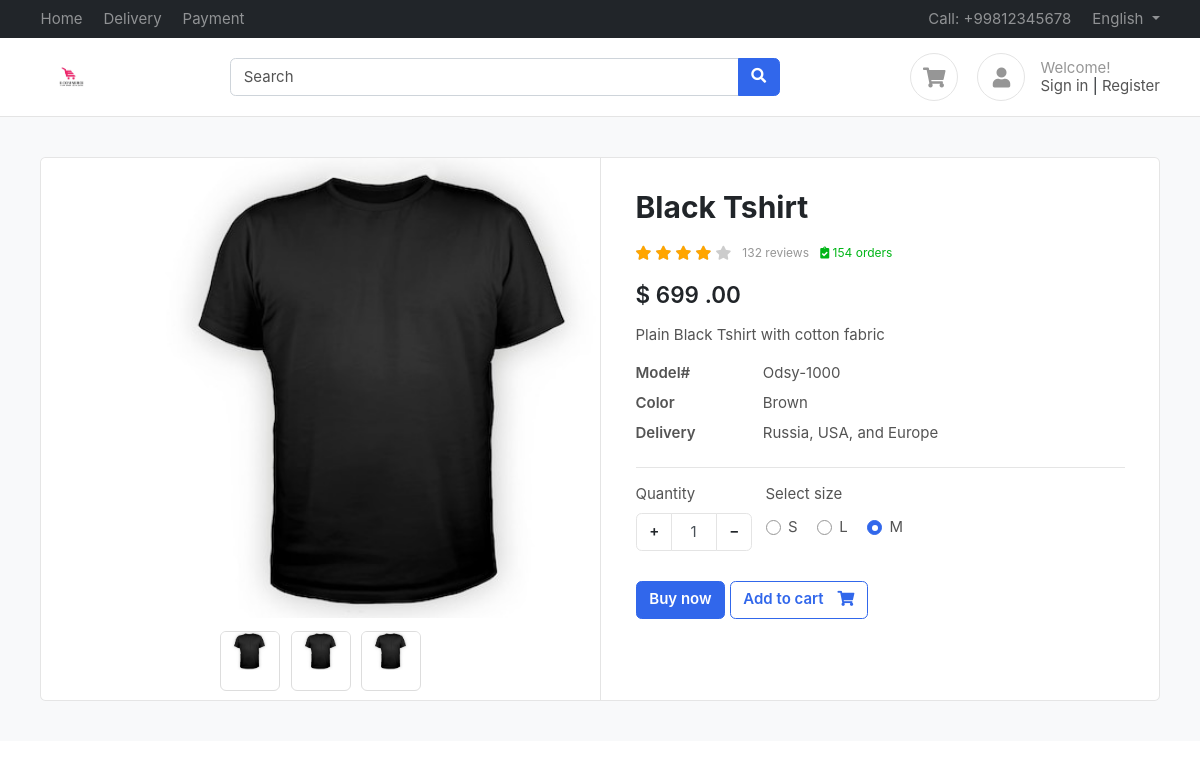
Page /products/black-tshirt/ on the committed database.
### products/models.py (models this page shows, shortened)
class Product(BaseModel):
    product_name = models.CharField(max_length=100)
    slug = models.SlugField(unique=True,null=True,blank=True)
    price = models.IntegerField()
    category = models.ForeignKey(Category, on_delete=models.CASCADE,related_name="products")
    product_description = models.TextField()
    color = models.ManyToManyField(ColorVariant,blank=True)
    size = models.ManyToManyField(SizeVariant,blank=True)

class ProductImage(BaseModel):
    product = models.ForeignKey(Product, on_delete=models.CASCADE, related_name="product_images")
    image = models.ImageField(upload_to="product")
    is_featured = models.BooleanField(default=False)

class SizeVariant(BaseModel):
    size_name = models.CharField(max_length=100)
    price= models.IntegerField(default=0)

### products/views.py (the view)
# urls.py: path('<slug>/',get_products,name='get_products'),
def get_products(request , slug):
    print(request.user)
    try:
        product=Product.objects.get(slug=slug)
        context={'product':product}
        if request.GET.get('size'):
            size = request.GET.get('size')
            price=product.get_product_price_by_size(size)
            context['selected_size']=size
            context['updated_price']=price
        return render(request,'products/products.html',context=context)
    except Exception as e:
        print(e)

### templates/products/products.html (shortened to what this page needs)
{% extends "base/base.html" %}
{% block start %}
<section class="section-content padding-y bg">
    <div class="container">
    <div class="card">
        <div class="row no-gutters">
            <aside class="col-md-6">
    <article class="gallery-wrap">
    <div class="img-big-wrap">
      <div> <a href="#"><img src="/media/{{product.product_images.first.image}}"></a></div>
    </div>
    <div class="thumbs-wrap">
      {% for image in product.product_images.all %}
      <a href="#" class="item-thumb"> <img src="/media/{{image.image}}"></a>
      {% endfor %}
    </div>
    </article>
            </aside>
            <main class="col-md-6 border-left">
    <article class="content-body">
    <h2 class="title">{{product.product_name}}</h2>
    <div class="rating-wrap my-3">
        <ul class="rating-stars">
            <li style="width:80%" class="stars-active">
                <i class="fa fa-star"></i> <i class="fa fa-star"></i>
                <i class="fa fa-star"></i> <i class="fa fa-star"></i>
            </li>
            <li>
                <i class="fa fa-star"></i> <i class="fa fa-star"></i>
                <i class="fa fa-star"></i> <i class="fa fa-star"></i>
                <i class="fa fa-star"></i>
            </li>
        </ul>
        <small class="label-rating text-muted">132 reviews</small>
        <small class="label-rating text-success"> <i class="fa fa-clipboard-check"></i> 154 orders </small>
    </div>
    <div class="mb-3">
        <var class="price h4">${% if updated_price %}
          {{updated_price}}
          {% else %}
          {{product.price}}
          {% endif %}
          .00</var>
    </div>
    <p>{{product.product_description}}</p>
    <dl class="row">
      <dt class="col-sm-3">Model#</dt>
      <dd class="col-sm-9">Odsy-1000</dd>
      <dt class="col-sm-3">Color</dt>
      <dd class="col-sm-9">Brown</dd>
      <dt class="col-sm-3">Delivery</dt>
      <dd class="col-sm-9">Russia, USA, and Europe </dd>
    </dl>
    <hr>
        <div class="form-row">
            <div class="form-group col-md flex-grow-0">
                <label>Quantity</label>
                <div class="input-group mb-3 input-spinner">
                  <div class="input-group-prepend">
                    <button class="btn btn-light" type="button" id="button-plus"> + </button>
                  </div>
                  <input type="text" class="form-control" value="1">
                  <div class="input-group-append">
                    <button class="btn btn-light" type="button" id="button-minus"> − </button>
                  </div>
                </div>
            </div>
            {% if product.size.count %}
            <div class="form-group col-md">
                    <label>Select size</label>
                    <div class="mt-1">
                      {% for size in product.size.all %}
                        <label class="custom-control custom-radio custom-control-inline">
                          <div class="custom-control-label">{{size.size_name}}</div>
                        </label>
                        {% endfor %}
                    </div>
            </div>
            {% endif %}
        </div>
        <a href="#" class="btn  btn-primary"> Buy now </a>
        <a href="{% url 'add_to_cart' product.uid %}?size={{selected_size}}" class="btn  btn-outline-primary"> <span class="text">Add to cart</span> <i class="fas fa-shopping-cart"></i>  </a>
    </article>
            </main>
        </div>
    </div>
    </div>
    </section>
{% endblock %}

### templates/base/base.html (shortened to what this page needs)
<!DOCTYPE HTML>
<html lang="en">
<head>
<link href="/media/css/bootstrap.css" rel="stylesheet" type="text/css"/>
<link href="/media/fonts/fontawesome/css/all.min.css" type="text/css" rel="stylesheet">
<link href="/media/css/ui.css" rel="stylesheet" type="text/css"/>
<link href="/media/css/responsive.css" rel="stylesheet" />
</head>
<body>
	<header class="section-header">
		<nav class="navbar navbar-dark navbar-expand p-0 bg-dark">
		<div class="container">
			<ul class="navbar-nav d-none d-md-flex mr-auto">
				<li class="nav-item"><a class="nav-link" href="#">Home</a></li>
				<li class="nav-item"><a class="nav-link" href="#">Delivery</a></li>
				<li class="nav-item"><a class="nav-link" href="#">Payment</a></li>
			</ul>
			<ul class="navbar-nav">
				<li class="nav-item"><a href="#" class="nav-link"> Call: +99812345678 </a></li>
				<li class="nav-item dropdown">
					 <a href="#" class="nav-link dropdown-toggle" data-toggle="dropdown"> English </a>
				</li>
			</ul>
		  </div>
		</nav>
		<section class="header-main border-bottom">
			<div class="container">
		<div class="row align-items-center">
			<div class="col-lg-2 col-4">
				<div class="brand-wrap">
					<img class="logo" src="./ecomm/html/images/logo.jpg">
				</div>
			</div>
			<div class="col-lg-6 col-sm-12">
				<form action="#" class="search">
					<div class="input-group w-100">
						<input type="text" class="form-control" placeholder="Search">
						<div class="input-group-append">
						  <button class="btn btn-primary" type="submit">
							<i class="fa fa-search"></i>
						  </button>
						</div>
					</div>
				</form>
			</div>
			<div class="col-lg-4 col-sm-6 col-8">
				<div class="widgets-wrap float-md-right">
					<div class="widget-header  mr-3">
						<a href="{% url 'cart' %}" class="icon icon-sm rounded-circle border"><i class="fa fa-shopping-cart"></i></a>
					</div>
					<div class="widget-header icontext">
						<a href="#" class="icon icon-sm rounded-circle border"><i class="fa fa-user"></i></a>
						<div class="text">
							<span class="text-muted">Welcome!</span>
							<div>
								<a href="#">Sign in</a> |
								<a href="#"> Register</a>
							</div>
						</div>
					</div>
				</div>
			</div>
		</div>
			</div>
		</section>
		</header>
        {% block start %}
        {% endblock %}
        </body>
        </html>

### public/static/css/ui.css (style rules this page uses)
html { font-family: 'Inter', sans-serif; font-size: 15px; }
.content-body { flex: 1 1 auto; padding: 2rem 2.3rem; }
.icon-xs, .icon-sm, .icon-md, .icon-lg { display: inline-block; text-align: center; flex-shrink: 0; flex-grow: 0; }
.icon-sm { width: 48px; height: 48px; line-height: 48px; font-size: 20px; }
.padding-y { padding-top: 40px; padding-bottom: 40px; }
var { font-style: normal; }
article:after, .form-group:after { display: block; clear: both; content: ""; }
.bg { background-color: #f8f9fa; }
.card .title { color: #212529; }
.header-main { position: relative; padding-top: 1rem; padding-bottom: 1rem; }
.brand-wrap .logo, .navbar-brand .logo { margin-right: 7px; max-height: 42px; display: inline-block; }
.widget-header { display: inline-block; vertical-align: middle; position: relative; }
.widget-header a { color: #545454; }
.widget-header i { color: #969696; }
.btn-light { background-color: #fff; border-color: #e4e4e4; }
.btn .text + i { margin-left: 10px; }
dl[class="row"] { margin-bottom: 0; }
.icontext { display: inline-flex; align-items: center; vertical-align: middle; }
.icontext .text { width: 100%; line-height: 1.2; color: #212529; }
.icontext .icon { position: relative; margin-right: 15px; flex-shrink: 0; flex-grow: 0; }
.price { font-weight: 600; color: #212529; }
.label-rating { margin-left: 7px; display: inline-block; vertical-align: middle; }
.rating-stars { display: inline-block; vertical-align: middle; list-style: none; margin: 0; padding: 0; position: relative; white-space: nowrap; clear: both; }
.rating-stars i { font-size: 14px; color: #ccc; display: inline; }
.rating-stars li { display: block; text-overflow: clip; white-space: nowrap; z-index: 1; }
.rating-stars li.stars-active { z-index: 2; position: absolute; top: 0; left: 0; overflow: hidden; }
.rating-stars li.stars-active i { color: orange; }
.input-spinner { width: 120px; flex-wrap: nowrap; display: inline-flex; }
.input-spinner input.form-control { text-align: center; max-width: 46px; flex-basis: 46px; border-color: #e4e4e4; flex-grow: 0; }
.input-spinner .btn { width: 36px; text-align: center; }
.gallery-wrap .img-big-wrap { margin-bottom: 10px; border-radius: 0.37rem; overflow: hidden; background-color: #fff; }
.gallery-wrap .img-big-wrap a { text-align: center; display: block; }
.gallery-wrap .img-big-wrap img { height: 460px; width: auto; display: inline-block; cursor: zoom-in; }
.gallery-wrap .thumbs-wrap { text-align: center; }
.gallery-wrap .thumbs-wrap .item-thumb { width: 60px; height: 60px; border: 1px solid #ddd; border-radius: 6px; margin: 3px; display: inline-block; overflow: hidden; }
.gallery-wrap .thumbs-wrap img { max-width: 100%; max-height: 100%; object-fit: cover; border-radius: 4px; cursor: zoom-in; }

### rows in the picture
Product: product_images.first.image (picture), product_name "Black Tshirt", price "699", product_description "Plain Black Tshirt with cotton fabric"
ProductImage: image (picture)
ProductImage: image (picture)
ProductImage: image (picture)
SizeVariant: size_name "S"
SizeVariant: size_name "L"
SizeVariant: size_name "M"
